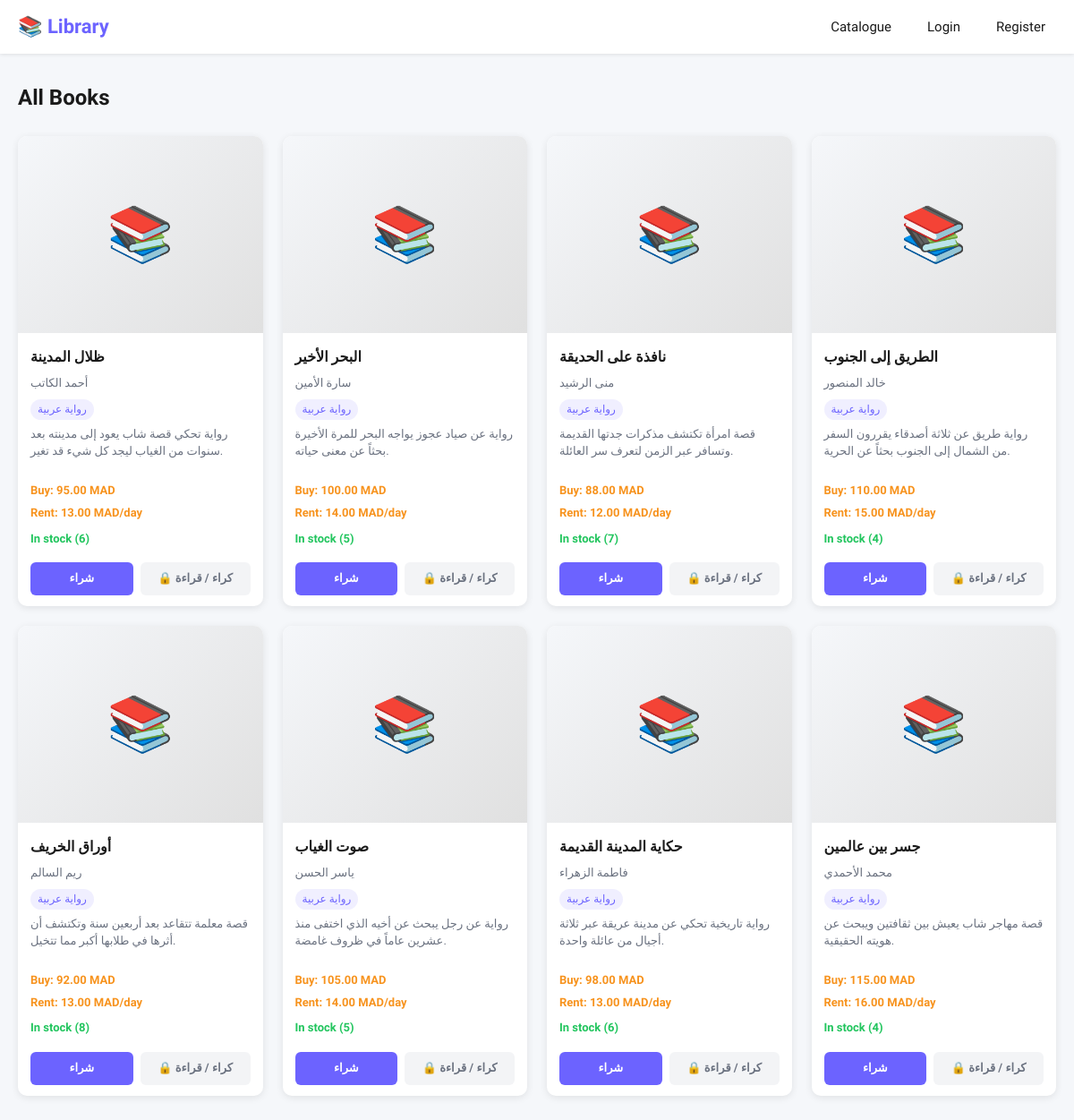
/views/catalogue.php, run on the app's committed database.
### tables this page shows
CREATE TABLE IF NOT EXISTS books (
    id          INT AUTO_INCREMENT PRIMARY KEY,
    title       VARCHAR(200)  NOT NULL,
    author      VARCHAR(150)  NOT NULL,
    category    VARCHAR(100)  NOT NULL,
    price_buy   DECIMAL(10,2) NOT NULL,
    price_rent  DECIMAL(10,2) NOT NULL,
    stock       INT           DEFAULT 0,
    cover_image VARCHAR(255)  DEFAULT NULL,
    description TEXT          DEFAULT NULL,
    content     LONGTEXT      DEFAULT NULL,
    created_at  TIMESTAMP     DEFAULT CURRENT_TIMESTAMP
);

### views/catalogue.php (the view, shortened to what this page needs)
<?php
require_once '../core/db.php';
$stmt = $pdo->prepare("SELECT * FROM books ORDER BY created_at DESC");
$stmt->execute();
$books = $stmt->fetchAll();
?>
<!DOCTYPE html>
<html lang="en">
<head>
    <link rel="stylesheet" href="../assets/css/style.css">
</head>
<body>
    <nav class="navbar">
        <h1>📚 Library</h1>
        <div class="nav-links">
            <a href="catalogue.php">Catalogue</a>
            <?php if(isset($_SESSION['user_id'])): ?>
                <a href="user_dashboard.php">My Account</a>
                <a href="../core/logout.php">Logout</a>
            <?php else: ?>
                <a href="login.php">Login</a>
                <a href="register.php">Register</a>
            <?php endif; ?>
        </div>
    </nav>
    <div class="catalogue-container">
        <h2>All Books</h2>
        <div class="books-grid">
            <?php foreach($books as $book): ?>
                <div class="book-card">
                    <?php if(!empty($book['cover_image'])): ?>
                        <img src="../assets/images/<?= htmlspecialchars($book['cover_image']) ?>" alt="cover">
                    <?php else: ?>
                        <div class="no-image"></div>
                    <?php endif; ?>
                    <div class="book-info">
                        <h3><?= htmlspecialchars($book['title']) ?></h3>
                        <p class="author"><?= htmlspecialchars($book['author']) ?></p>
                        <p class="category"><?= htmlspecialchars($book['category'] ?? '') ?></p>
                        <p class="description">
                            <?= htmlspecialchars(mb_substr($book['description'] ?? '', 0, 100)) ?>
                        </p>
                    </div>
                    <div class="book-proced">
                        <span class="price-buy">Buy: <?= $book['price_buy'] ?> MAD</span>
                        <span class="price-rent">Rent: <?= $book['price_rent'] ?> MAD/day</span>
                    </div>
                    <?php if($book['stock'] > 0): ?>
                        <p class="in-stock">In stock (<?= $book['stock'] ?>)</p>
                    <?php else: ?>
                        <p class="out-stock">Out of Stock</p>
                    <?php endif; ?>
                    <div class="book-action">
                        <a href="buy.php?id=<?= $book['id'] ?>" class="btn-buy">شراء</a>
                        <?php if (isset($_SESSION['user_id'])): ?>
                            <a href="rent.php?id=<?= $book['id'] ?>" class="btn-rent">كراء</a>
                            <a href="read_book.php?id=<?= $book['id'] ?>"
                               style="padding: 8px 12px; background: #e8f5e9; color: #2e7d32; border-radius: 6px; font-weight: 600; font-size: 13px;">
                                📖 قراءة
                            </a>
                        <?php else: ?>
                            <a href="login.php"
                               style="padding: 8px 12px; background: #f3f4f6; color: #6b7280; border-radius: 6px; font-weight: 600; font-size: 13px;">
                                🔒 كراء / قراءة
                            </a>
                        <?php endif; ?>
                    </div>
                </div>
            <?php endforeach; ?>
        </div>
    </div>
</body>
</html>

### assets/css/style.css (style rules this page uses)
:root { --primary: #6c63ff; --secondary:#f7931e; --success: #22c55e; --danger: #ef4444; --warning: #f59e0b; --dark: #1a1a1a; --light: #f5f7fa; --gray: #6b7280; --border: #e5e7eb; }
*, *::before, *::after { margin: 0; padding: 0; box-sizing: border-box; }
body { font-family: 'Cairo', sans-serif; background-color: var(--light); color: var(--dark); line-height: 1.6; }
a { text-decoration: none; }
.navbar { background-color: #fff; box-shadow: 0 1px 4px rgba(0,0,0,0.1); position: sticky; top: 0; z-index: 100; padding: 0 20px; display: flex; justify-content: space-between; align-items: center; min-height: 60px; flex-wrap: wrap; gap: 10px; }
.navbar h1 { font-size: 22px; color: var(--primary); font-weight: 700; }
.nav-links { display: flex; gap: 16px; align-items: center; flex-wrap: wrap; }
.nav-links a { color: var(--dark); font-weight: 500; font-size: 15px; padding: 6px 12px; border-radius: 6px; transition: background 0.2s, color 0.2s; }
.btn, .btn-primary, .btn-secondary, .btn-success, .btn-danger, .btn-buy, .btn-rent, .btn-back, .btn-submit, .login-btn { display: inline-block; padding: 10px 22px; border-radius: 6px; font-weight: 600; font-family: 'Cairo', sans-serif; font-size: 14px; cursor: pointer; border: none; text-align: center; transition: all 0.25s; }
.btn-buy { background-color: var(--primary); color: #fff; padding: 8px 16px; }
.catalogue-container { max-width: 1200px; margin: 30px auto; padding: 0 20px; }
.catalogue-container h2 { font-size: 24px; margin-bottom: 20px; color: var(--dark); }
.books-grid { display: grid; grid-template-columns: repeat(auto-fill, minmax(240px, 1fr)); gap: 22px; margin: 24px 0; }
.book-card { background-color: #fff; border-radius: 10px; overflow: hidden; box-shadow: 0 2px 8px rgba(0,0,0,0.09); transition: transform 0.25s, box-shadow 0.25s; display: flex; flex-direction: column; }
.no-image { width: 100%; height: 220px; background: linear-gradient(135deg, var(--light), #e0e0e0); display: flex; align-items: center; justify-content: center; }
.no-image::after { content: "📚"; font-size: 60px; }
.book-info { padding: 14px; flex-grow: 1; }
.book-info h3 { font-size: 16px; font-weight: 700; margin-bottom: 6px; color: var(--dark); }
.book-info .author { font-size: 13px; color: var(--gray); margin-bottom: 4px; }
.book-info .category { font-size: 12px; background-color: rgba(108,99,255,0.1); color: var(--primary); display: inline-block; padding: 2px 8px; border-radius: 20px; margin-bottom: 6px; }
.book-info .description { font-size: 13px; color: var(--gray); line-height: 1.5; }
.book-proced { padding: 10px 14px 4px; display: flex; flex-direction: column; gap: 4px; }
.price-buy, .price-rent { font-size: 13px; font-weight: 600; color: var(--secondary); }
.book-action { display: flex; gap: 8px; padding: 12px 14px; }
.book-action a { flex: 1; text-align: center; padding: 8px; border-radius: 6px; font-size: 13px; font-weight: 600; transition: all 0.2s; }
p.in-stock, .in-stock { color: var(--success); font-size: 13px; font-weight: 600; padding: 4px 14px; }

### data on the page
books: title "ظلال المدينة", author "أحمد الكاتب", category "رواية عربية", description "رواية تحكي قصة شاب يعود إلى مدينته بعد سنوات من الغياب ليجد كل شيء قد تغير.", price_buy "95.00", price_rent "13.00", stock "6"
books: title "البحر الأخير", author "سارة الأمين", category "رواية عربية", description "رواية عن صياد عجوز يواجه البحر للمرة الأخيرة بحثاً عن معنى حياته.", price_buy "100.00", price_rent "14.00", stock "5"
books: title "نافذة على الحديقة", author "منى الرشيد", category "رواية عربية", description "قصة امرأة تكتشف مذكرات جدتها القديمة وتسافر عبر الزمن لتعرف سر العائلة.", price_buy "88.00", price_rent "12.00", stock "7"
books: title "الطريق إلى الجنوب", author "خالد المنصور", category "رواية عربية", description "رواية طريق عن ثلاثة أصدقاء يقررون السفر من الشمال إلى الجنوب بحثاً عن الحرية.", price_buy "110.00", price_rent "15.00", stock "4"
books: title "أوراق الخريف", author "ريم السالم", category "رواية عربية", description "قصة معلمة تتقاعد بعد أربعين سنة وتكتشف أن أثرها في طلابها أكبر مما تتخيل.", price_buy "92.00", price_rent "13.00", stock "8"
books: title "صوت الغياب", author "ياسر الحسن", category "رواية عربية", description "رواية عن رجل يبحث عن أخيه الذي اختفى منذ عشرين عاماً في ظروف غامضة.", price_buy "105.00", price_rent "14.00", stock "5"
books: title "حكاية المدينة القديمة", author "فاطمة الزهراء", category "رواية عربية", description "رواية تاريخية تحكي عن مدينة عريقة عبر ثلاثة أجيال من عائلة واحدة.", price_buy "98.00", price_rent "13.00", stock "6"
books: title "جسر بين عالمين", author "محمد الأحمدي", category "رواية عربية", description "قصة مهاجر شاب يعيش بين ثقافتين ويبحث عن هويته الحقيقية.", price_buy "115.00", price_rent "16.00", stock "4"
